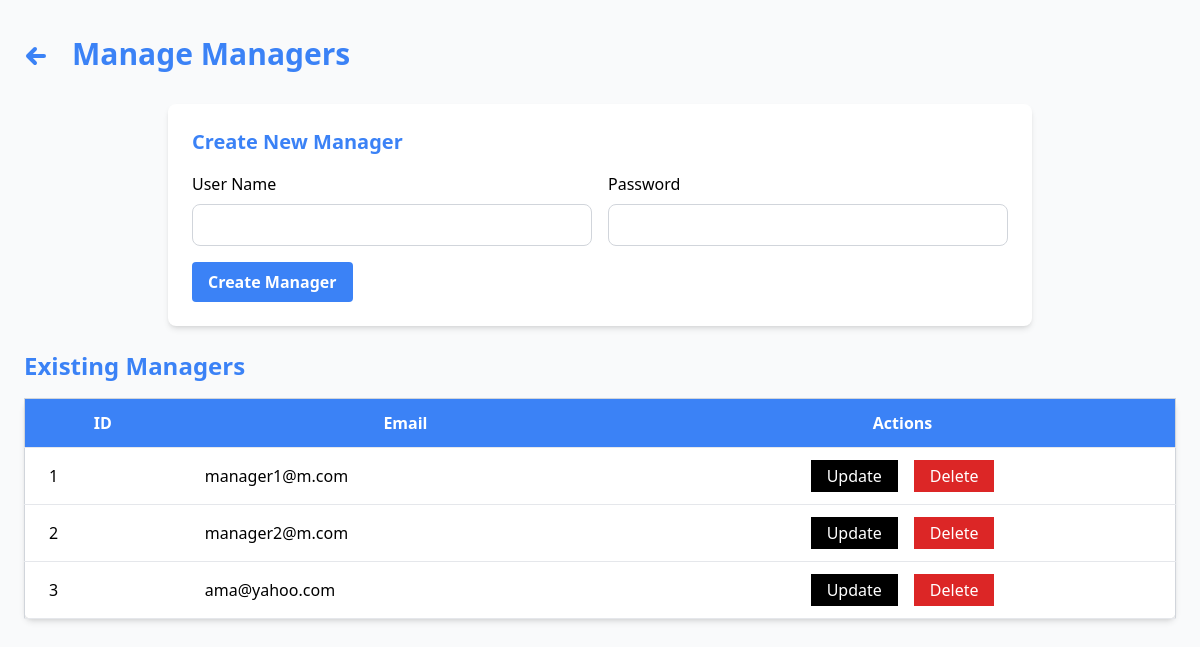
The page /admin/managers.php on the database as committed earlier.
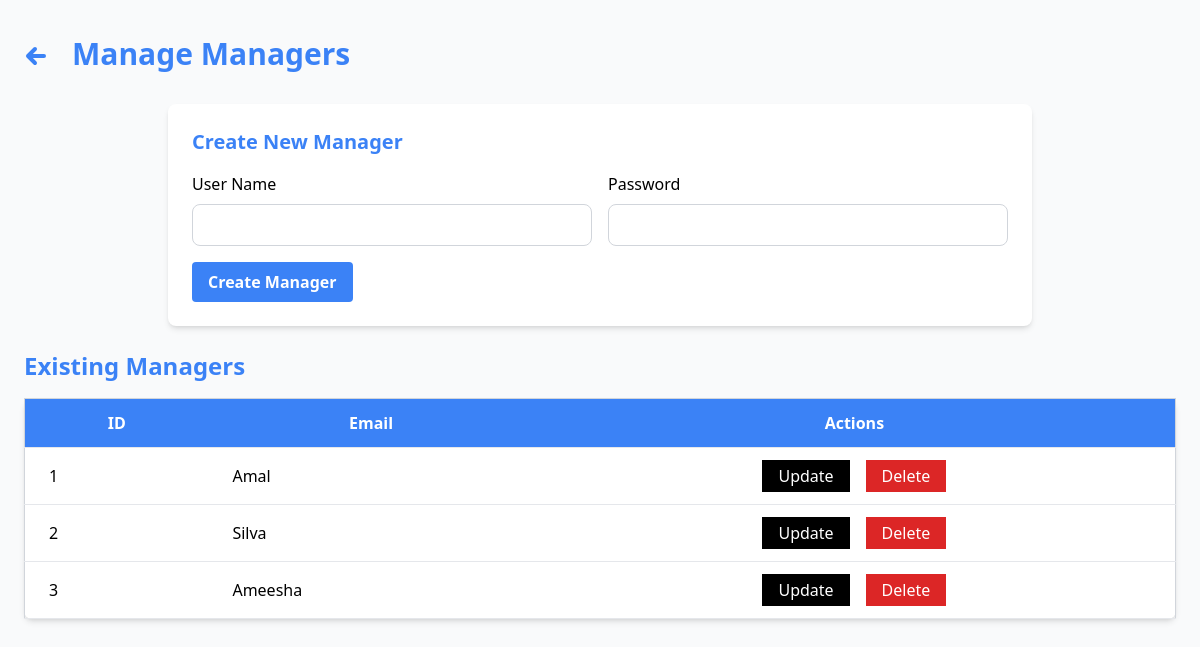
The same page on the database as committed later.
### tables this page shows
CREATE TABLE IF NOT EXISTS `managers` (
  `id` int NOT NULL AUTO_INCREMENT,
  `username` varchar(50) NOT NULL,
  `password` varchar(255) NOT NULL,
  PRIMARY KEY (`id`)
);

### admin/managers.php (the view, shortened to what this page needs)
<?php
include '../config/database.php';
$sql = "SELECT * FROM managers";
$result = $conn->query($sql);
?>
<!DOCTYPE html>
<html lang="en">
<head>
    <script src="https://cdn.tailwindcss.com"></script>
</head>
<body class="bg-gray-50">
<div class="flex">
    <div class="flex-grow p-6">
        <div class="flex items-center space-x-4 py-3 mb-5">
            <a href="admindashboard.php" class="flex items-center text-blue-500 hover:text-blue-700 text-2xl font-bold">
                <svg xmlns="http://www.w3.org/2000/svg" viewBox="0 0 24 24" fill="none" stroke="currentColor" class="h-6 w-6 mr-2 mt-1">
                    <path stroke-linecap="round" stroke-linejoin="round" stroke-width="4" d="M11 19l-7-7 7-7M4 12h16" />
                </svg>
            </a>
            <h1 class="text-3xl font-bold text-blue-500">Manage Managers</h1>
        </div>
        <div class="flex items-center justify-center">
            <form action="managers.php" method="POST" class="bg-white p-6 rounded-lg shadow-md mb-6 w-3/4" id="manager-form">
                <h3 id="form-title" class="text-xl font-semibold mb-4 text-blue-500"><?php echo isset($manager) ? "Update Manager" : "Create New Manager"; ?></h3>
                <div class="grid grid-cols-2 gap-4">
                    <div>
                        <label for="username" class="block mb-2">User Name</label>
                        <input type="name" name="username" id="username" required class="w-full p-2 border border-gray-300 rounded-lg" value="<?php echo isset($manager) ? $manager['username'] : ''; ?>">
                    </div>
                    <div>
                        <label for="password" class="block mb-2">Password</label>
                        <input type="password" name="password" id="password" required class="w-full p-2 border border-gray-300 rounded-lg" value="<?php echo isset($manager) ? $manager['password'] : ''; ?>">
                    </div>
                </div>
                <button type="submit" id="submit-btn" name="<?php echo isset($manager) ? 'update' : 'create'; ?>" class="text-white px-4 py-2 rounded bg-blue-500 font-semibold mt-4 hover:bg-blue-600"><?php echo isset($manager) ? 'Update Manager' : 'Create Manager'; ?></button>
            </form>
        </div>
        <h3 class="text-2xl font-bold text-blue-500 mb-4">Existing Managers</h3>
        <table class="min-w-full bg-white border border-gray-300 rounded-lg shadow-md">
            <thead>
                <tr class="bg-blue-500">
                    <th class="px-6 py-3 border-b text-white">ID</th>
                    <th class="px-6 py-3 border-b text-white">Email</th>
                    <th class="px-6 py-3 border-b text-white">Actions</th>
                </tr>
            </thead>
            <tbody>
                <?php while ($row = $result->fetch_assoc()): ?>
                <tr>
                    <td class="px-6 py-3 border-b"><?php echo $row['id']; ?></td>
                    <td class="px-6 py-3 border-b"><?php echo $row['username']; ?></td>
                    <td class="px-6 py-3 border-b">
                        <div class="flex justify-center space-x-4">
                            <a href="managers.php?id=<?php echo $row['id']; ?>" class="bg-black text-white px-4 py-1 hover:bg-gray-600">Update</a>
								<form action="managers.php" method="POST" class="inline-block" onsubmit="return confirmDelete();">
    								<button type="submit" name="delete" class="bg-red-600 text-white px-4 py-1 hover:bg-red-500">Delete</button>
								</form>
						</div>
                    </td>
                </tr>
                <?php endwhile; ?>
            </tbody>
        </table>
    </div>
</div>
</body>
</html>

Rows that differ between the two databases and show on the page:
changed managers id 1: username "manager1@m.com" → "Amal"
changed managers id 2: username "manager2@m.com" → "Silva"
changed managers id 3: username "ama@yahoo.com" → "Ameesha"
